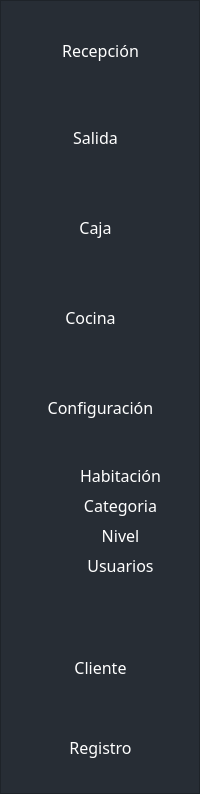
        <widget class="QFrame" name="fm_barra_lateral">
         <property name="minimumSize">
          <size>
           <width>200</width>
           <height>0</height>
          </size>
         </property>
         <property name="styleSheet">
          <string notr="true">
QFrame{
background-color: rgba(39,45,53,255);/* Cambiar el color de fondo a azul oscuro */
}

QPushButton{
    background:rgba(39,45,53,255);
    /*border: 1px solid #2361a0; /* Cambiar el color del borde a azul oscuro */
    border-radius: 10px;
    font: 75 12pt &quot;Archivo&quot;;
/* Cambiar el color de fondo a azul oscuro */
    color: white;
}

QPushButton:hover{

background-color: qlineargradient(spread:pad, x1:0, y1:0.505682, x2:1, y2:0.477, stop:0 rgba(14, 52, 83, 1), stop:1 rgba(14, 52, 83, 1));
color: rgb(255, 255, 255);

}


QLineEdit{
background-color: rgb(255,255,255);
border:none;
border-bottom:2px solid rgba(46, 82, 101, 200);
    font: 75 12pt &quot;Archivo&quot;;
   /*color: #2361a0;*/
	color:rgba(106,105,103,255);

}

QLabel{
color: rgba(106,105,103,255);
}
</string>
         </property>
         <property name="frameShape">
          <enum>QFrame::StyledPanel</enum>
         </property>
         <property name="frameShadow">
          <enum>QFrame::Raised</enum>
         </property>
         <widget class="QPushButton" name="btn_usuario">
          <property name="geometry">
           <rect>
            <x>60</x>
            <y>550</y>
            <width>121</width>
            <height>31</height>
           </rect>
          </property>
          <property name="minimumSize">
           <size>
            <width>0</width>
            <height>0</height>
           </size>
          </property>
          <property name="font">
           <font>
            <family>Archivo</family>
            <pointsize>12</pointsize>
            <weight>9</weight>
            <italic>false</italic>
            <bold>false</bold>
           </font>
          </property>
          <property name="styleSheet">
           <string notr="true"/>
          </property>
          <property name="text">
           <string>Usuarios</string>
          </property>
         </widget>
         <widget class="QPushButton" name="btn_habitacion">
          <property name="geometry">
           <rect>
            <x>20</x>
            <y>10</y>
            <width>161</width>
            <height>81</height>
           </rect>
          </property>
          <property name="minimumSize">
           <size>
            <width>0</width>
            <height>75</height>
           </size>
          </property>
          <property name="font">
           <font>
            <family>Archivo</family>
            <pointsize>12</pointsize>
            <weight>9</weight>
            <italic>false</italic>
            <bold>false</bold>
           </font>
          </property>
          <property name="styleSheet">
           <string notr="true"/>
          </property>
          <property name="text">
           <string>Recepción</string>
          </property>
         </widget>
         <widget class="QPushButton" name="btn_cocina">
          <property name="geometry">
           <rect>
            <x>20</x>
            <y>280</y>
            <width>141</width>
            <height>75</height>
           </rect>
          </property>
          <property name="minimumSize">
           <size>
            <width>0</width>
            <height>75</height>
           </size>
          </property>
          <property name="font">
           <font>
            <family>Archivo</family>
            <pointsize>12</pointsize>
            <weight>9</weight>
            <italic>false</italic>
            <bold>false</bold>
           </font>
          </property>
          <property name="styleSheet">
           <string notr="true"/>
          </property>
          <property name="text">
           <string>Cocina</string>
          </property>
         </widget>
         <widget class="QPushButton" name="btn_registro">
          <property name="geometry">
           <rect>
            <x>30</x>
            <y>710</y>
            <width>141</width>
            <height>75</height>
           </rect>
          </property>
          <property name="minimumSize">
           <size>
            <width>0</width>
            <height>75</height>
           </size>
          </property>
          <property name="font">
           <font>
            <family>Archivo</family>
            <pointsize>12</pointsize>
            <weight>9</weight>
            <italic>false</italic>
            <bold>false</bold>
           </font>
          </property>
          <property name="styleSheet">
           <string notr="true"/>
          </property>
          <property name="text">
           <string>Registro</string>
          </property>
         </widget>
         <widget class="QPushButton" name="btn_salida">
          <property name="geometry">
           <rect>
            <x>20</x>
            <y>100</y>
            <width>151</width>
            <height>75</height>
           </rect>
          </property>
          <property name="minimumSize">
           <size>
            <width>0</width>
            <height>75</height>
           </size>
          </property>
          <property name="font">
           <font>
            <family>Archivo</family>
            <pointsize>12</pointsize>
            <weight>9</weight>
            <italic>false</italic>
            <bold>false</bold>
           </font>
          </property>
          <property name="styleSheet">
           <string notr="true"/>
          </property>
          <property name="text">
           <string>Salida</string>
          </property>
         </widget>
         <widget class="QPushButton" name="btn_caja">
          <property name="geometry">
           <rect>
            <x>20</x>
            <y>190</y>
            <width>151</width>
            <height>75</height>
           </rect>
          </property>
          <property name="minimumSize">
           <size>
            <width>0</width>
            <height>75</height>
           </size>
          </property>
          <property name="font">
           <font>
            <family>Archivo</family>
            <pointsize>12</pointsize>
            <weight>9</weight>
            <italic>false</italic>
            <bold>false</bold>
           </font>
          </property>
          <property name="styleSheet">
           <string notr="true"/>
          </property>
          <property name="text">
           <string>Caja</string>
          </property>
         </widget>
         <widget class="QPushButton" name="btn_configuracion">
          <property name="geometry">
           <rect>
            <x>30</x>
            <y>370</y>
            <width>141</width>
            <height>75</height>
           </rect>
          </property>
          <property name="minimumSize">
           <size>
            <width>0</width>
            <height>75</height>
           </size>
          </property>
          <property name="font">
           <font>
            <family>Archivo</family>
            <pointsize>12</pointsize>
            <weight>9</weight>
            <italic>false</italic>
            <bold>false</bold>
           </font>
          </property>
          <property name="styleSheet">
           <string notr="true"/>
          </property>
          <property name="text">
           <string>Configuración</string>
          </property>
         </widget>
         <widget class="QPushButton" name="btn_hab">
          <property name="geometry">
           <rect>
            <x>60</x>
            <y>460</y>
            <width>121</width>
            <height>31</height>
           </rect>
          </property>
          <property name="minimumSize">
           <size>
            <width>0</width>
            <height>0</height>
           </size>
          </property>
          <property name="font">
           <font>
            <family>Archivo</family>
            <pointsize>12</pointsize>
            <weight>9</weight>
            <italic>false</italic>
            <bold>false</bold>
           </font>
          </property>
          <property name="styleSheet">
           <string notr="true"/>
          </property>
          <property name="text">
           <string>Habitación</string>
          </property>
         </widget>
         <widget class="QPushButton" name="btn_categoria">
          <property name="geometry">
           <rect>
            <x>60</x>
            <y>490</y>
            <width>121</width>
            <height>31</height>
           </rect>
          </property>
          <property name="minimumSize">
           <size>
            <width>0</width>
            <height>0</height>
           </size>
          </property>
          <property name="font">
           <font>
            <family>Archivo</family>
            <pointsize>12</pointsize>
            <weight>9</weight>
            <italic>false</italic>
            <bold>false</bold>
           </font>
          </property>
          <property name="styleSheet">
           <string notr="true"/>
          </property>
          <property name="text">
           <string>Categoria</string>
          </property>
         </widget>
         <widget class="QPushButton" name="btn_nivel">
          <property name="geometry">
           <rect>
            <x>60</x>
            <y>520</y>
            <width>121</width>
            <height>31</height>
           </rect>
          </property>
          <property name="minimumSize">
           <size>
            <width>0</width>
            <height>0</height>
           </size>
          </property>
          <property name="font">
           <font>
            <family>Archivo</family>
            <pointsize>12</pointsize>
            <weight>9</weight>
            <italic>false</italic>
            <bold>false</bold>
           </font>
          </property>
          <property name="styleSheet">
           <string notr="true"/>
          </property>
          <property name="text">
           <string>Nivel</string>
          </property>
         </widget>
         <widget class="QPushButton" name="btn_cliente">
          <property name="geometry">
           <rect>
            <x>30</x>
            <y>630</y>
            <width>141</width>
            <height>75</height>
           </rect>
          </property>
          <property name="minimumSize">
           <size>
            <width>0</width>
            <height>75</height>
           </size>
          </property>
          <property name="font">
           <font>
            <family>Archivo</family>
            <pointsize>12</pointsize>
            <weight>9</weight>
            <italic>false</italic>
            <bold>false</bold>
           </font>
          </property>
          <property name="styleSheet">
           <string notr="true"/>
          </property>
          <property name="text">
           <string>Cliente</string>
          </property>
         </widget>
        </widget>
